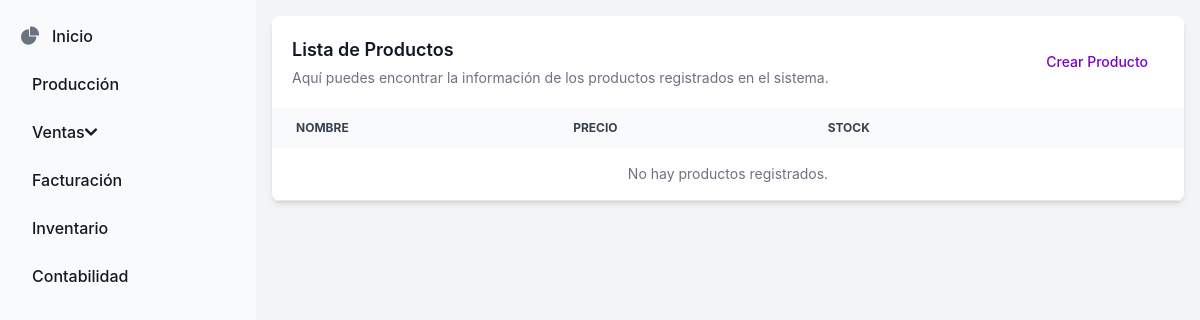
The page /core/productos/ on the database as committed earlier.
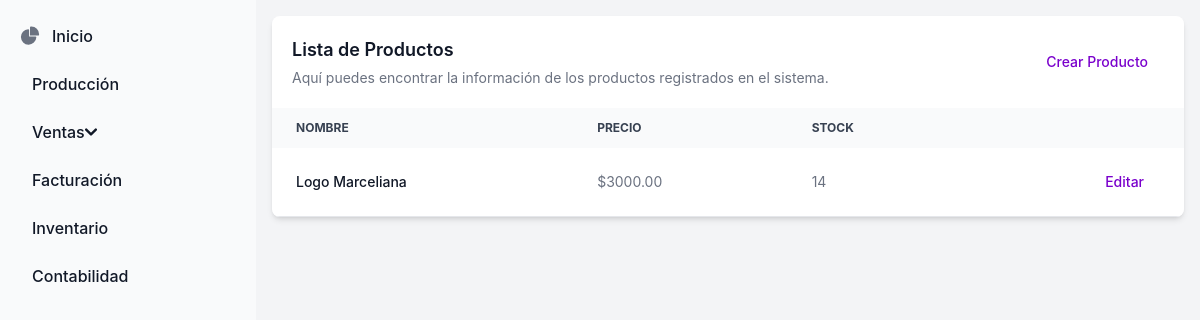
The same page on the database as committed later.
### core/models.py (models this page shows, shortened)
class Producto(models.Model):
    id = models.AutoField(primary_key=True)
    nombre = models.CharField(max_length=100)
    tipo = models.CharField(
        max_length=20,
        choices=[
            ('cuello', 'Cuello'),
            ('fajon', 'Fajón'),
            ('puno', 'Puño'),
            ('bordado', 'Bordado'),
            ('laser', 'Láser'),
            ('otro', 'Otro'),
        ],
        default='cuello',
    )
    descripcion = models.TextField(blank=True, null=True)
    precio_base = models.DecimalField(max_digits=10, decimal_places=2)
    stock = models.PositiveIntegerField(default=0)
    activo = models.BooleanField(default=True)  # Opcional: para controlar la disponibilidad

### core/views.py (the view)
# urls.py: path('productos/', views.listar_productos, name='listar_productos'),
def listar_productos(request):
    productos = models.Producto.objects.all()
    return render(request, 'core/listar_productos.html',
                  {'productos': productos})

### core/templates/core/listar_productos.html (shortened to what this page needs)
{% extends "_base.html" %}
{% block content %}
    <div class="relative overflow-x-auto shadow-md sm:rounded-lg">
        <table class="w-full text-sm text-left text-gray-500 dark:text-gray-400">
            <caption class="p-5 text-lg font-semibold text-left text-gray-900 bg-white dark:text-white dark:bg-gray-800">
                <div class="flex justify-between items-center">
                    <div>
                        Lista de Productos
                        <p class="mt-1 text-sm font-normal text-gray-500 dark:text-gray-400">
                            Aquí puedes encontrar la información de los productos registrados en el sistema.
                        </p>
                    </div>
                    <a href="{% url 'crear_producto' %}"
                        class="inline-block px-4 py-2 text-secondary-600 text-sm font-medium rounded hover:bg-secondary-50 hover:underline">
                        Crear Producto
                    </a>
                </div>
            </caption>
            <thead class="text-xs text-gray-700 uppercase bg-gray-50 dark:bg-gray-700 dark:text-gray-400">
                <tr>
                    <th scope="col" class="px-6 py-3">Nombre</th>
                    <th scope="col" class="px-6 py-3">Precio</th>
                    <th scope="col" class="px-6 py-3">Stock</th>
                    <th scope="col" class="px-6 py-3">
                    </th>
                </tr>
            </thead>
            <tbody>
                {% for producto in productos %}
                <tr class="bg-white border-b dark:bg-gray-800 dark:border-gray-700">
                    <th scope="row" class="px-6 py-4 font-medium text-gray-900 whitespace-nowrap dark:text-white">
                        {{ producto.nombre }}
                    </th>
                    <td class="px-6 py-4">
                        ${{ producto.precio_base }}
                    </td>
                    <td class="px-6 py-4">
                        {{ producto.stock }}
                    </td>
                    <td class="px-6 py-4 text-right">
                        <a href="{% url 'editar_producto' producto.id %}"
                           class="inline-block px-4 py-2 rounded font-medium text-secondary-600 hover:bg-secondary-50 hover:underline">
                            Editar
                        </a>
                    </td>
                </tr>
                {% empty %}
                <tr class="bg-white border-b dark:bg-gray-800 dark:border-gray-700">
                    <td colspan="4" class="px-6 py-4 text-center text-gray-500 dark:text-gray-400">
                        No hay productos registrados.
                    </td>
                </tr>
                {% endfor %}
            </tbody>
        </table>
    </div>
{% endblock content %}

Rows that differ between the two databases and show on the page:
added Producto: nombre "Logo Marceliana", precio_base "3000.00", stock "14"
Other text that changed with them:
text no longer shown: "No hay productos registrados."
